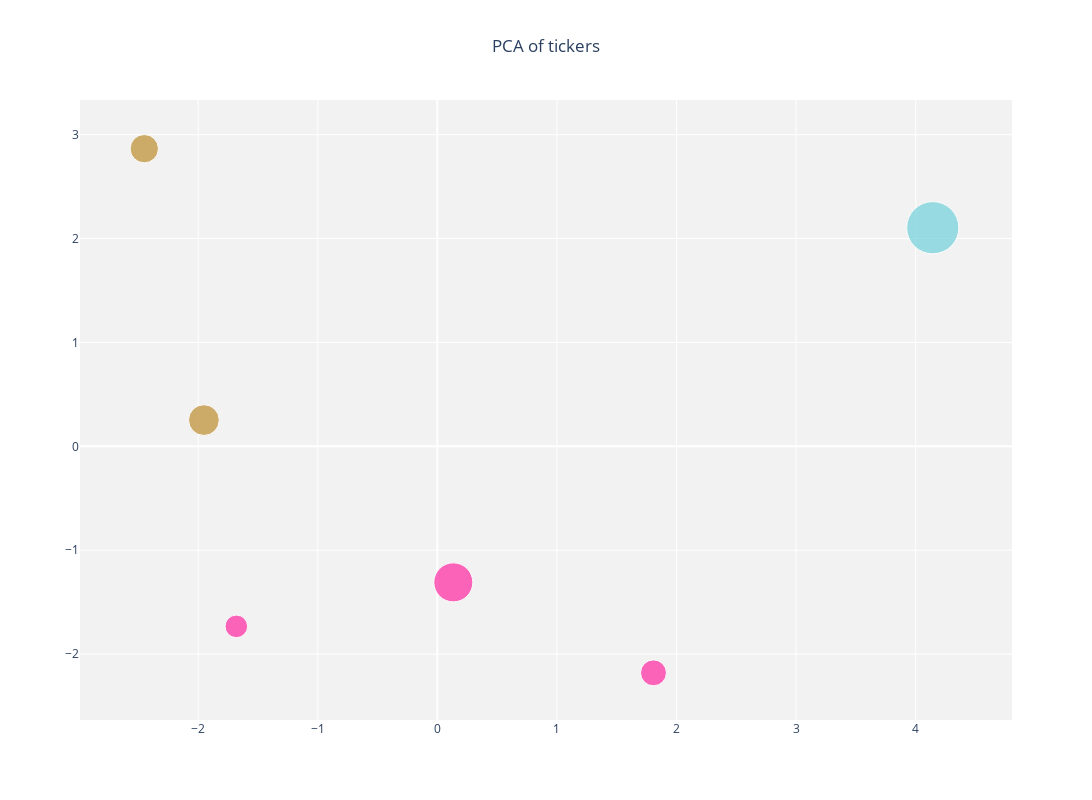

This figure's notebook cell:
### Code cell
# pca = pca_on_fundamentals(t)
plot_pca(fundamentals)

### Figure 1 — Plotly figure (JSON) as saved in the notebook; plotly's stock layout.template omitted (floating-point values rounded to 4 significant figures)
{"data": [{"marker": {"color": ["#BD8C2F", "#72D1DA", "#FE27A0", "#FE27A0", "#BD8C2F", "#FE27A0"], "size": [28.3, 52.23, 22.58, 25.88, 30.74, 39.02]}, "mode": "markers", "text": ["AAPL", "AMZN", "FB", "GOOGL", "MSFT", "NFLX"], "type": "scatter", "x": [-2.451, 4.143, -1.681, 1.807, -1.952, 0.1336], "y": [2.865, 2.104, -1.733, -2.18, 0.2528, -1.309]}], "layout": {"height": 800, "plot_bgcolor": "rgba(1,1,1,0.05)", "title": {"text": "PCA of tickers", "x": 0.5, "xanchor": "center", "y": 0.95, "yanchor": "top"}, "width": 1280}}
